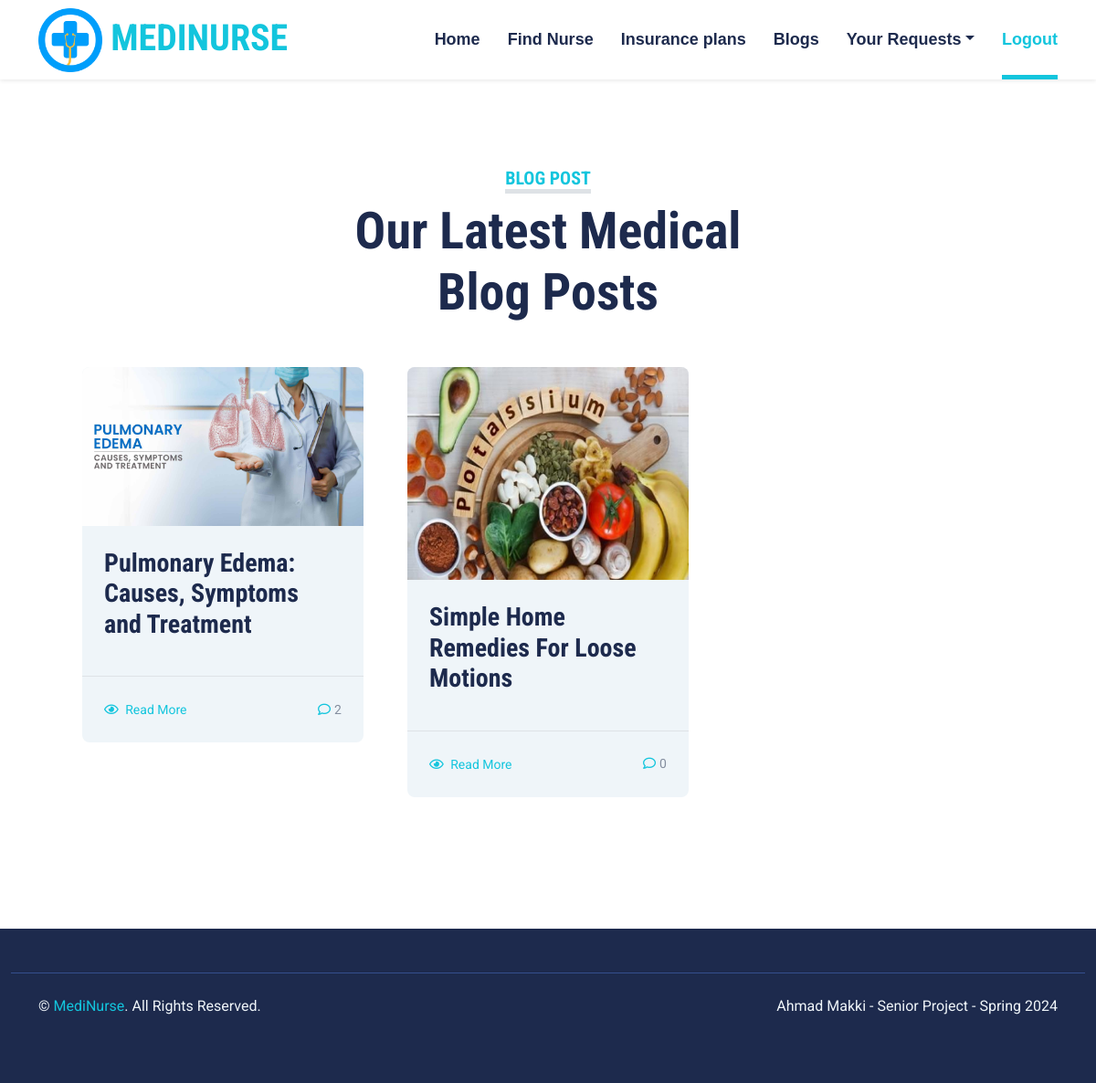
The page /patients/blogs.php on the database its author committed.
### tables this page shows
CREATE TABLE IF NOT EXISTS `blogs` (
  `blogID` int(11) NOT NULL AUTO_INCREMENT,
  `title` varchar(2500) NOT NULL,
  `details` varchar(2500) NOT NULL,
  `date_of_publish` timestamp NOT NULL,
  `category` varchar(100) NOT NULL,
  `image` varchar(100) NOT NULL,
  PRIMARY KEY (`blogID`)
);

### patients/blogs.php (the view)
<?php include "head.php"; ?>
<body>
<?php include "navbar.php"; ?>
<div class="container-fluid py-5">
        <div class="container">
            <div class="row g-5">
<div class="container-fluid py-5">
        <div class="container">
            <div class="text-center mx-auto mb-5" style="max-width: 500px;">
                <h5 class="d-inline-block text-primary text-uppercase border-bottom border-5">Blog Post</h5>
                <h1 class="display-4">Our Latest Medical Blog Posts</h1>
            </div>
            <div class="row g-5">
<?php
$result = mysqli_query($con,"SELECT * FROM blogs");
if(mysqli_num_rows($result)>0){
while($row = mysqli_fetch_array($result)){
$bid = $row['blogID'];
$resultc = mysqli_query($con,"SELECT * FROM comments WHERE blogID='$bid'");
$nb = mysqli_num_rows($resultc);
?>
                <div class="col-xl-4 col-lg-6">
                    <div class="bg-light rounded overflow-hidden">
                        <img class="img-fluid w-100" src="../blogs-img/<?php echo $row['image'] ?>" alt="">
                        <div class="p-4">
                            <a class="h3 d-block mb-3" href=""><?php echo $row['title'] ?></a>
                        </div>
                        <div class="d-flex justify-content-between border-top p-4">
                            <div class="d-flex align-items-center">
                                <a class="rounded-circle me-2" href="view-blog.php?id=<?php echo $row['blogID']?>"><small><i class="far fa-eye text-primary me-1"></i> Read More</small></a>
                            </div>
                            <div class="d-flex align-items-center">
                                <small class="ms-3"><i class="far fa-comment text-primary me-1"></i><?php echo $nb ?></small>
                            </div>
                        </div>
                    </div>
                </div>
                <?php }} else { echo "No Blogs Found" ;} ?>
            </div>
        </div>
    </div>
</div></div>
</div>
    <?php include "footer.php"; ?>

### css/style.css (style rules this page uses)
:root { --primary: #13C5DD; --secondary: #354F8E; --light: #EFF5F9; --dark: #1D2A4D; }

### rows shown on the page
blogs: image (picture), title "Pulmonary Edema: Causes, Symptoms and Treatment", nb "2"
blogs: image (picture), title "Simple Home Remedies For Loose Motions", nb "0"
